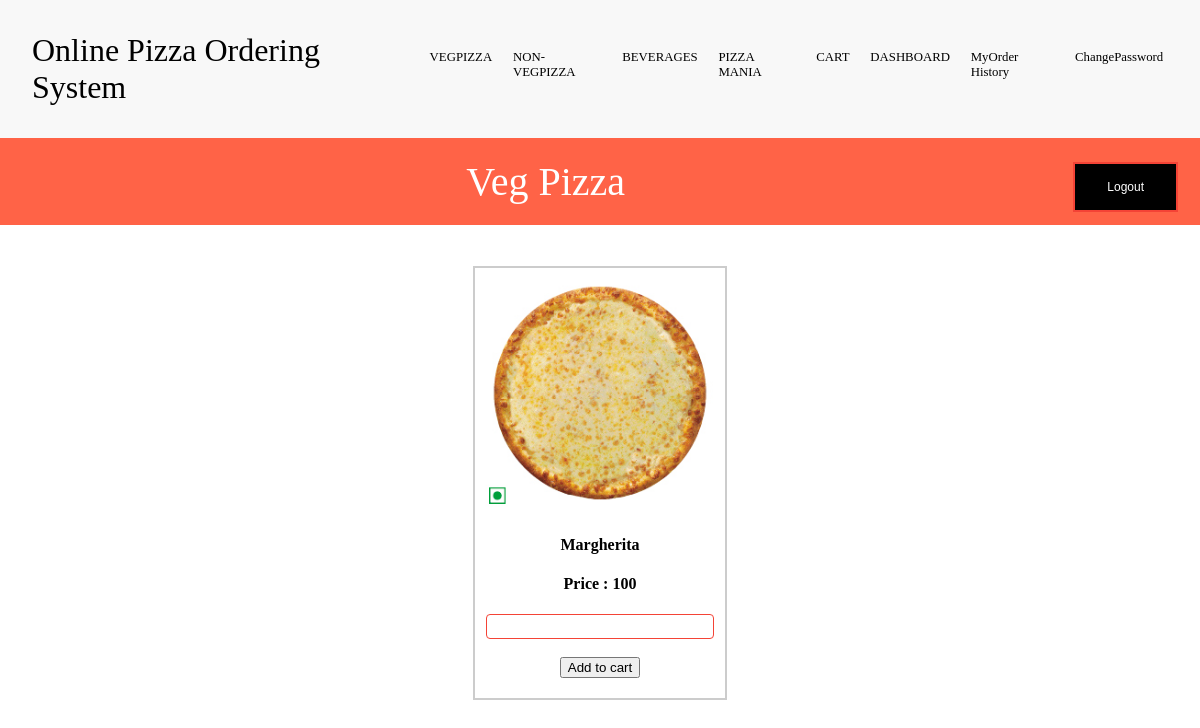
The page /veg.php (signed in) on the database its author committed.
### tables this page shows
CREATE TABLE `pizza` (
  `id` int(5) NOT NULL,
  `name` varchar(30) NOT NULL,
  `price` int(5) NOT NULL,
  `src` varchar(60) NOT NULL,
  `type` varchar(20) NOT NULL
);

### veg.php (the view, shortened to what this page needs)
<?php
require 'import_a.php';
require 'header.php';
?>
	<div class="container1">
			<?php
		$query = "select * from pizza where type='veg'";
		$result = mysqli_query($link, $query);
		while($row=mysqli_fetch_array($result))
		{
		?>
			<form method="POST" action="addtocart.php">
				<div class="flex-items">
					<img style="width: 100%" src="<?php echo $row['src']?>" alt="img not found">
					<h4><?php echo $row['name']?></h4>
					<h4>Price : <?php echo $row['price']?></h4>
					<input type="number" name="quantity" required><br><br>
					<button type="submit" name="submit" value="<?php echo $row['id']?>">Add to cart</button><br><br>
				</div>
			</form>
		<?php
		}
		?>
	</div>
</body>
</html>

### header.php (style rules this page uses)
body { margin:0; padding:0; box-sizing: border-box; min-width:274px; }
.container1 { display:flex; flex-wrap:wrap; width:80%; max-width:1400px; margin:auto; }
.flex-items { border:2px solid #ccc; text-align:center; margin:2% 3%; padding:1%; }
.flex-items input { background-color:white; color: black; border: 1.5px solid #f44336; padding:1.5% 10%; border-radius:4px; transition-duration:0.4s; }
@media screen and (max-width:1325px) { .container1 { justify-content: center; } }
@media screen and (max-width:1325px) { .flex-items { flex-grow: 0.5; } }

### rows shown on the page
pizza: src (picture), name "Margherita", price "100", $row['id'] 2 (drawn)

### other values the page prints
$_SESSION['page'] "Veg Pizza"
